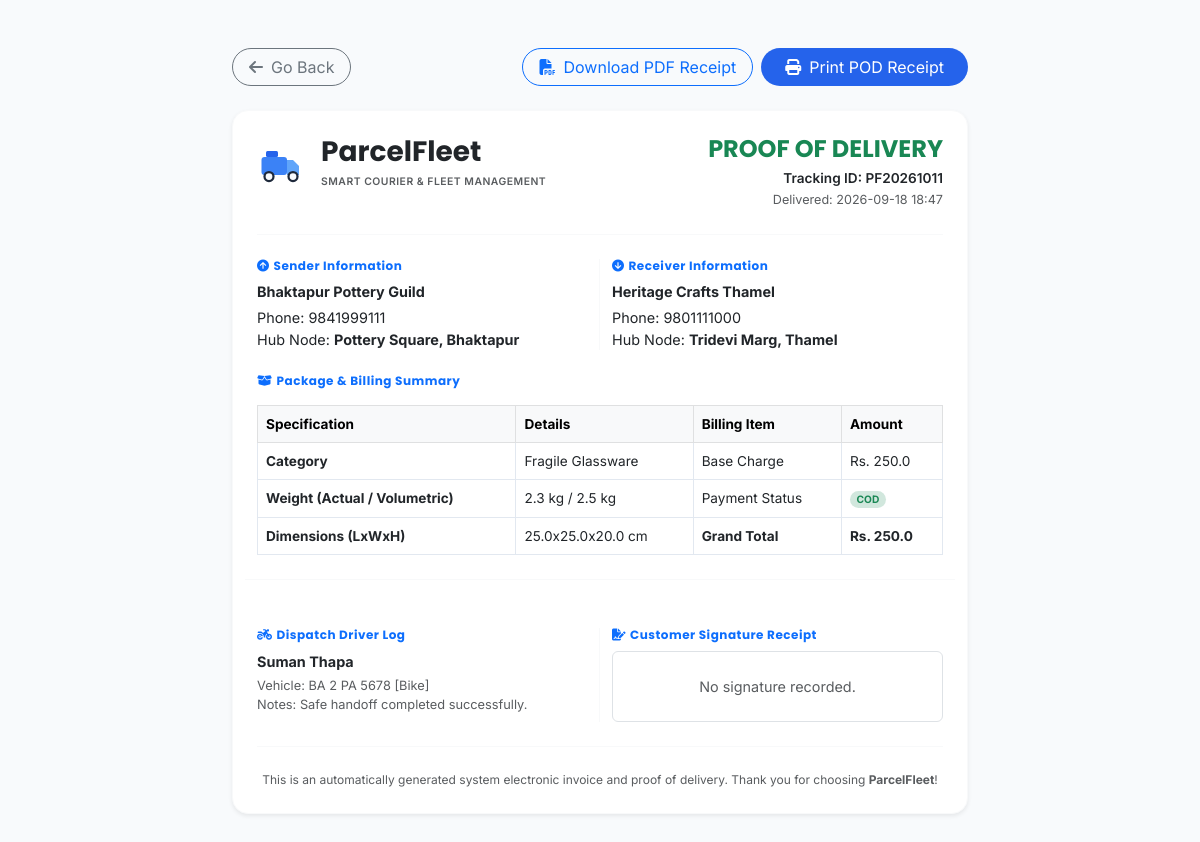
The page /parcel/11/proof (signed in) on the database its author committed.
### models.py (models this page shows, shortened)
class Parcel(db.Model):
    __tablename__ = 'parcels'
    id = db.Column(db.Integer, primary_key=True)
    tracking_id = db.Column(db.String(50), unique=True, nullable=False)
    sender_name = db.Column(db.String(100), nullable=False)
    sender_phone = db.Column(db.String(20), nullable=False)
    receiver_name = db.Column(db.String(100), nullable=False)
    receiver_phone = db.Column(db.String(20), nullable=False)
    pickup_address = db.Column(db.String(100), nullable=False)
    delivery_address = db.Column(db.String(100), nullable=False)
    pickup_hub = db.Column(db.String(100), nullable=True)
    delivery_hub = db.Column(db.String(100), nullable=True)
    pickup_latitude = db.Column(db.Float, nullable=False, default=27.7154)
    pickup_longitude = db.Column(db.Float, nullable=False, default=85.3123)
    delivery_latitude = db.Column(db.Float, nullable=False, default=27.6915)
    delivery_longitude = db.Column(db.Float, nullable=False, default=85.3331)
    parcel_type = db.Column(db.String(50), nullable=False)
    weight = db.Column(db.Float, nullable=False)
    length = db.Column(db.Float, nullable=False, default=10.0)
    width = db.Column(db.Float, nullable=False, default=10.0)
    height = db.Column(db.Float, nullable=False, default=10.0)
    status = db.Column(db.String(30), default='Pending')  # 'Pending', 'Assigned', 'Manifested', 'Picked Up', 'In Transit', 'Out For Delivery', 'Delivered', 'Failed Delivery', 'Returned', 'Cancelled'
    delivery_charge = db.Column(db.Float, nullable=False, default=0.0)
    payment_status = db.Column(db.String(20), default='Pending')  # 'Pending', 'Paid', 'COD'
    assigned_driver_id = db.Column(db.Integer, db.ForeignKey('drivers.id'), nullable=True)
    service_type = db.Column(db.String(50), nullable=False, default='Standard')  # 'Standard', 'Express', 'Air', 'Surface'
    cod_amount = db.Column(db.Float, default=0.0)
    customer_id = db.Column(db.Integer, db.ForeignKey('customer_profiles.id'), nullable=True)
    hub_id = db.Column(db.Integer, db.ForeignKey('hubs.id'), nullable=True)
    merchandise_id = db.Column(db.Integer, db.ForeignKey('merchandise.id'), nullable=True)
    manifest_id = db.Column(db.Integer, db.ForeignKey('manifests.id'), nullable=True)
    expected_delivery_date = db.Column(db.DateTime, nullable=True)
    pickup_image = db.Column(db.String(255), nullable=True)
    delivery_image = db.Column(db.String(255), nullable=True)
    delivery_attempts = db.Column(db.Integer, default=0)
    failed_reason = db.Column(db.String(255), nullable=True)
    special_tags = db.Column(db.String(255), nullable=True)
    created_at = db.Column(db.DateTime, default=datetime.utcnow)
    delivered_at = db.Column(db.DateTime, nullable=True)
    delivery_notes = db.Column(db.Text, nullable=True)
    customer_signature = db.Column(db.Text, nullable=True)
    manifest = db.relationship('Manifest', foreign_keys=[manifest_id])
    history = db.relationship('TrackingHistory', backref='parcel', cascade="all, delete-orphan", order_by="TrackingHistory.timestamp.asc()")
    notifications = db.relationship('NotificationLog', backref='parcel', cascade="all, delete-orphan", order_by="NotificationLog.timestamp.asc()")
    @property
    def volumetric_weight(self):
        return (self.length * self.width * self.height) / 5000.0
    @property
    def effective_driver(self):
        if self.assigned_driver:
            return self.assigned_driver
        if self.manifest and self.manifest.assigned_driver:
            return self.manifest.assigned_driver
        return None
    @property
    def effective_vehicle(self):
        driver = self.effective_driver
        if driver and driver.assigned_vehicle:
            return driver.assigned_vehicle
        if self.manifest and self.manifest.assigned_vehicle:
            return self.manifest.assigned_vehicle
        return None

class Driver(db.Model):
    __tablename__ = 'drivers'
    id = db.Column(db.Integer, primary_key=True)
    user_id = db.Column(db.Integer, db.ForeignKey('users.id'), nullable=True)
    name = db.Column(db.String(100), nullable=False)
    phone = db.Column(db.String(20), nullable=False, unique=True)
    email = db.Column(db.String(100), nullable=True, unique=True)
    vehicle_number = db.Column(db.String(50), nullable=False)  # Kept for backward compatibility
    availability = db.Column(db.String(20), default='Available')  # 'Available', 'On Delivery', 'Offline', 'On Break'
    latitude = db.Column(db.Float, nullable=False, default=27.7172)  # Default Kathmandu Coordinates
    longitude = db.Column(db.Float, nullable=False, default=85.3240)
    completed_deliveries = db.Column(db.Integer, default=0)
    average_delivery_time = db.Column(db.Float, default=0.0)  # In minutes
    employee_code = db.Column(db.String(50), unique=True, nullable=True)
    address = db.Column(db.String(255), nullable=True)
    license_number = db.Column(db.String(50), nullable=True)
    license_type = db.Column(db.String(50), default='Bike')  # 'Bike' (Category A), 'Van' (Category B), 'Pickup' (Category C), 'Truck' (Category D)
    license_expiry = db.Column(db.DateTime, nullable=True)
    joining_date = db.Column(db.DateTime, default=datetime.utcnow)
    assigned_vehicle_id = db.Column(db.Integer, db.ForeignKey('vehicles.id'), nullable=True)
    emergency_contact = db.Column(db.String(50), nullable=True)
    status = db.Column(db.String(30), default='Available')  # 'Available', 'Delivering', 'Off Duty', 'On Leave'
    hub_id = db.Column(db.Integer, db.ForeignKey('hubs.id'), nullable=True)
    rating = db.Column(db.Float, default=5.0)
    remarks = db.Column(db.Text, nullable=True)
    total_deliveries = db.Column(db.Integer, default=0)
    successful_deliveries = db.Column(db.Integer, default=0)
    failed_deliveries = db.Column(db.Integer, default=0)
    parcels = db.relationship('Parcel', backref='assigned_driver', foreign_keys="Parcel.assigned_driver_id")
    assignments = db.relationship('Assignment', backref='driver', cascade="all, delete-orphan")
    @property
    def vehicle_type_name(self):
        if self.assigned_vehicle:
            return self.assigned_vehicle.vehicle_type
        return self.license_type or 'Bike'

class Vehicle(db.Model):
    __tablename__ = 'vehicles'
    id = db.Column(db.Integer, primary_key=True)
    vehicle_code = db.Column(db.String(50), unique=True, nullable=False)
    license_plate = db.Column(db.String(50), unique=True, nullable=False)
    vehicle_type = db.Column(db.String(30), nullable=False)  # 'Bike', 'Van', 'Truck', 'Pickup', 'Car'
    capacity_weight = db.Column(db.Float, nullable=False, default=100.0)  # in kg
    capacity_volume = db.Column(db.Float, nullable=False, default=1.0)  # in cubic meters
    fuel_type = db.Column(db.String(30), default='Petrol')  # Petrol, Diesel, Electric, Hybrid
    current_status = db.Column(db.String(30), default='Available')  # 'Available', 'Delivering', 'Maintenance', 'Out of Service'
    current_location = db.Column(db.String(100), nullable=True)
    last_service_date = db.Column(db.DateTime, nullable=True)
    insurance_expiry = db.Column(db.DateTime, nullable=True)
    remarks = db.Column(db.Text, nullable=True)
    hub_id = db.Column(db.Integer, db.ForeignKey('hubs.id'), nullable=True)
    created_at = db.Column(db.DateTime, default=datetime.utcnow)
    updated_at = db.Column(db.DateTime, default=datetime.utcnow, onupdate=datetime.utcnow)
    maintenance_records = db.relationship('VehicleMaintenance', backref='vehicle', cascade="all, delete-orphan")
    assignments = db.relationship('Assignment', backref='vehicle', cascade="all, delete-orphan")
    drivers = db.relationship('Driver', backref='assigned_vehicle', foreign_keys="Driver.assigned_vehicle_id")

### app.py (the view)
@app.route('/parcel/<int:id>/proof')
def view_proof_of_delivery(id):
    parcel = Parcel.query.get_or_404(id)
    return render_template('proof_of_delivery.html', parcel=parcel, no_layout=True)

### templates/proof_of_delivery.html (shortened to what this page needs)
{% extends "base.html" %}
{% block full_content %}
<div class="container py-5 text-dark">
    <div class="row justify-content-center mb-4 no-print">
        <div class="col-12 col-md-10 col-lg-8 d-flex align-items-center justify-content-between">
            <a href="javascript:window.history.back();" class="btn btn-outline-secondary rounded-pill px-3">
                <i class="fas fa-arrow-left me-2"></i>Go Back
            </a>
            <div class="d-flex gap-2">
                <button class="btn btn-outline-primary rounded-pill px-3" onclick="downloadReceiptAsPDF()">
                    <i class="fas fa-file-pdf me-2"></i>Download PDF Receipt
                </button>
                <button class="btn btn-primary rounded-pill px-4" onclick="window.print()" style="background-color: var(--primary-color); border: none;">
                    <i class="fas fa-print me-2"></i>Print POD Receipt
                </button>
            </div>
        </div>
    </div>
    <div class="row justify-content-center">
        <div class="col-12 col-md-10 col-lg-8" id="printable-receipt-area">
            <div class="premium-card bg-white p-4 border border-light shadow-sm" style="border-radius: var(--border-radius-lg); font-size: 0.9rem;">
                <div class="d-flex justify-content-between align-items-start border-bottom border-light pb-4 mb-4">
                    <div class="d-flex align-items-center gap-3">
                        <div>
                            <h3 class="fw-bold mb-0 text-dark">ParcelFleet</h3>
                            <small class="text-muted text-uppercase fw-semibold" style="font-size: 0.65rem; letter-spacing: 0.5px;">Smart Courier & Fleet Management</small>
                        </div>
                    </div>
                    <div class="text-end text-dark">
                        <h4 class="fw-bold text-success mb-1">PROOF OF DELIVERY</h4>
                        <div class="fw-semibold" style="font-size: 0.85rem;">Tracking ID: {{ parcel.tracking_id }}</div>
                        <small class="text-muted">Delivered: {{ parcel.delivered_at.strftime('%Y-%m-%d %H:%M') if parcel.delivered_at else '--' }}</small>
                    </div>
                </div>
                <div class="row g-4 mb-4">
                    <div class="col-6 border-end border-light">
                        <h6 class="fw-bold text-primary mb-2 uppercase" style="font-size: 0.75rem; letter-spacing: 0.5px;"><i class="fas fa-circle-arrow-up me-1"></i>Sender Information</h6>
                        <div class="fw-bold text-dark mb-1">{{ parcel.sender_name }}</div>
                        <div>Phone: {{ parcel.sender_phone }}</div>
                        <div>Hub Node: <strong class="text-dark">{{ parcel.pickup_address }}</strong></div>
                    </div>
                    <div class="col-6">
                        <h6 class="fw-bold text-primary mb-2 uppercase" style="font-size: 0.75rem; letter-spacing: 0.5px;"><i class="fas fa-circle-arrow-down me-1"></i>Receiver Information</h6>
                        <div class="fw-bold text-dark mb-1">{{ parcel.receiver_name }}</div>
                        <div>Phone: {{ parcel.receiver_phone }}</div>
                        <div>Hub Node: <strong class="text-dark">{{ parcel.delivery_address }}</strong></div>
                    </div>
                </div>
                <h6 class="fw-bold text-primary mb-3 uppercase" style="font-size: 0.75rem; letter-spacing: 0.5px;"><i class="fas fa-box-open me-1"></i>Package & Billing Summary</h6>
                <table class="table table-bordered align-middle mb-4" style="font-size: 0.85rem; border-color: var(--border-color);">
                    <thead class="table-light">
                        <tr>
                            <th>Specification</th>
                            <th>Details</th>
                            <th>Billing Item</th>
                            <th>Amount</th>
                        </tr>
                    </thead>
                    <tbody>
                        <tr>
                            <td><strong>Category</strong></td>
                            <td>{{ parcel.parcel_type }}</td>
                            <td>Base Charge</td>
                            <td>Rs. {{ parcel.delivery_charge }}</td>
                        </tr>
                        <tr>
                            <td><strong>Weight (Actual / Volumetric)</strong></td>
                            <td>{{ parcel.weight }} kg / {{ parcel.volumetric_weight | round(2) }} kg</td>
                            <td>Payment Status</td>
                            <td><span class="badge bg-success-subtle text-success border-0 rounded-pill">{{ parcel.payment_status }}</span></td>
                        </tr>
                        <tr>
                            <td><strong>Dimensions (LxWxH)</strong></td>
                            <td>{{ parcel.length }}x{{ parcel.width }}x{{ parcel.height }} cm</td>
                            <td><strong>Grand Total</strong></td>
                            <td><strong>Rs. {{ parcel.delivery_charge }}</strong></td>
                        </tr>
                    </tbody>
                </table>
                <div class="row g-4 border-top border-light pt-4 mt-1">
                    <div class="col-6 border-end border-light">
                        <h6 class="fw-bold text-primary mb-2 uppercase" style="font-size: 0.75rem; letter-spacing: 0.5px;"><i class="fas fa-motorcycle me-1"></i>Dispatch Driver Log</h6>
                        <div class="fw-bold text-dark mb-1">{% if parcel.effective_driver %}{{ parcel.effective_driver.name }}{% else %}Unassigned{% endif %}</div>
                        <div class="text-muted" style="font-size: 0.8rem;">
                            Vehicle: {{ parcel.effective_vehicle.license_plate if parcel.effective_vehicle else (parcel.effective_driver.vehicle_number if parcel.effective_driver else '--') }} [{{ parcel.effective_driver.vehicle_type_name if parcel.effective_driver else '' }}]<br>
                            Notes: {{ parcel.delivery_notes or 'Safe handoff completed successfully.' }}
                        </div>
                    </div>
                    <div class="col-6 text-center">
                        <h6 class="fw-bold text-primary mb-2 uppercase text-start" style="font-size: 0.75rem; letter-spacing: 0.5px;"><i class="fas fa-file-signature me-1"></i>Customer Signature Receipt</h6>
                        {% if parcel.customer_signature %}
                        <div class="border border-secondary border-opacity-10 rounded p-2 text-center bg-light" style="max-width: 240px; margin: 0 auto;">
                            <img src="{{ parcel.customer_signature }}" alt="Recipient Signature" class="img-fluid" style="max-height: 80px; object-fit: contain;">
                        </div>
                        <small class="text-muted d-block mt-2">Digitally Signed at handoff point.</small>
                        {% else %}
                        <div class="text-muted py-4 border border-dashed rounded">No signature recorded.</div>
                        {% endif %}
                    </div>
                </div>
                <div class="text-center text-muted border-top border-light pt-4 mt-4" style="font-size: 0.75rem;">
                    This is an automatically generated system electronic invoice and proof of delivery. Thank you for choosing <strong>ParcelFleet</strong>!
                </div>
            </div>
        </div>
    </div>
</div>
{% endblock %}

### rows shown on the page
Parcel: tracking_id "PF20261011", delivered_at "2026-09-18 18:47", sender_name "Bhaktapur Pottery Guild", sender_phone "9841999111", pickup_address "Pottery Square, Bhaktapur", receiver_name "Heritage Crafts Thamel", receiver_phone "9801111000", delivery_address "Tridevi Marg, Thamel", parcel_type "Fragile Glassware", delivery_charge "250.0", weight "2.3", volumetric_weight "2.5", payment_status "COD", length "25.0", width "25.0", height "20.0", delivery_notes "Safe handoff completed successfully."
Driver: effective_driver.name "Suman Thapa"
Vehicle: effective_vehicle "BA 2 PA 5678", effective_driver "Bike"
